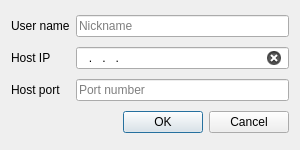
<?xml version="1.0" encoding="UTF-8"?>
<ui version="4.0">
 <class>Dialog</class>
 <widget class="QDialog" name="Dialog">
  <property name="geometry">
   <rect>
    <x>0</x>
    <y>0</y>
    <width>300</width>
    <height>150</height>
   </rect>
  </property>
  <property name="minimumSize">
   <size>
    <width>300</width>
    <height>150</height>
   </size>
  </property>
  <property name="maximumSize">
   <size>
    <width>300</width>
    <height>150</height>
   </size>
  </property>
  <property name="windowTitle">
   <string>Settings</string>
  </property>
  <layout class="QGridLayout" name="gridLayout">
   <item row="1" column="1" colspan="2">
    <widget class="QLineEdit" name="ip_lineEdit">
     <property name="inputMask">
      <string>000.000.000.000</string>
     </property>
     <property name="clearButtonEnabled">
      <bool>true</bool>
     </property>
    </widget>
   </item>
   <item row="0" column="1" colspan="2">
    <widget class="QLineEdit" name="name_lineEdit">
     <property name="placeholderText">
      <string>Nickname</string>
     </property>
     <property name="clearButtonEnabled">
      <bool>true</bool>
     </property>
    </widget>
   </item>
   <item row="1" column="0">
    <widget class="QLabel" name="label_2">
     <property name="text">
      <string>Host IP</string>
     </property>
    </widget>
   </item>
   <item row="2" column="0">
    <widget class="QLabel" name="label_3">
     <property name="text">
      <string>Host port</string>
     </property>
    </widget>
   </item>
   <item row="2" column="1" colspan="2">
    <widget class="QLineEdit" name="port_lineEdit">
     <property name="inputMask">
      <string notr="true">00000</string>
     </property>
     <property name="text">
      <string/>
     </property>
     <property name="placeholderText">
      <string>Port number</string>
     </property>
     <property name="clearButtonEnabled">
      <bool>true</bool>
     </property>
    </widget>
   </item>
   <item row="0" column="0">
    <widget class="QLabel" name="label">
     <property name="text">
      <string>User name</string>
     </property>
    </widget>
   </item>
   <item row="3" column="2">
    <widget class="QDialogButtonBox" name="buttonBox">
     <property name="standardButtons">
      <set>QDialogButtonBox::Cancel|QDialogButtonBox::Ok</set>
     </property>
    </widget>
   </item>
  </layout>
 </widget>
 <resources/>
 <connections/>
</ui>
